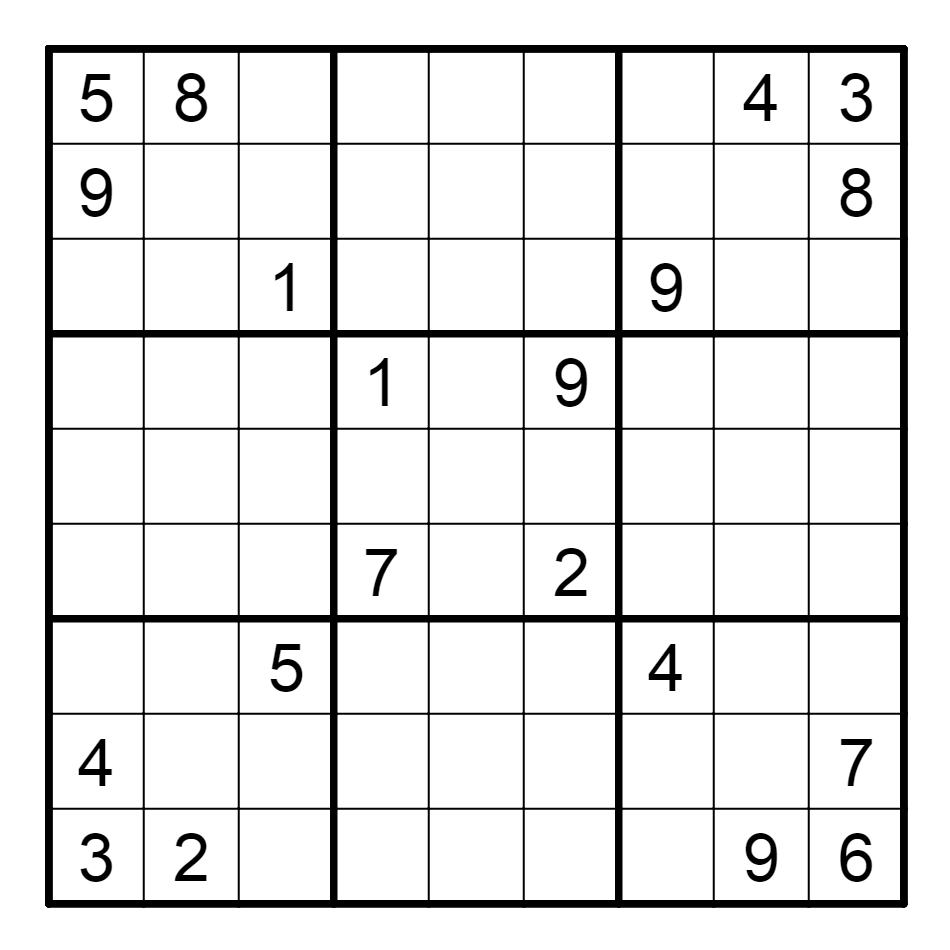
#> input picture Image Processing/Gradyan/sudoku.png, 950 x 950 px
$ python gradyan.py   (older library calls are emulated)
#> lines starting #> are read from the running program, lines starting #| are printed output that depends on the picture
# -*- coding: utf-8 -*-
"""
Created on Sat Mar 19 12:55:50 2022

@author: Erdal
"""

import cv2
import matplotlib.pyplot as plt

img = cv2.imread("sudoku.png", 0)
#> img is the input picture: shape (950, 950); min 0, max 255, mean 231.3
plt.figure(), plt.imshow(img, cmap = "gray"), plt.axis("off"), plt.title("orijinal")

# %% x gradyan
sobelx = cv2.Sobel(img, ddepth = cv2.CV_16S, dx = 1 , dy = 0, ksize = 5)
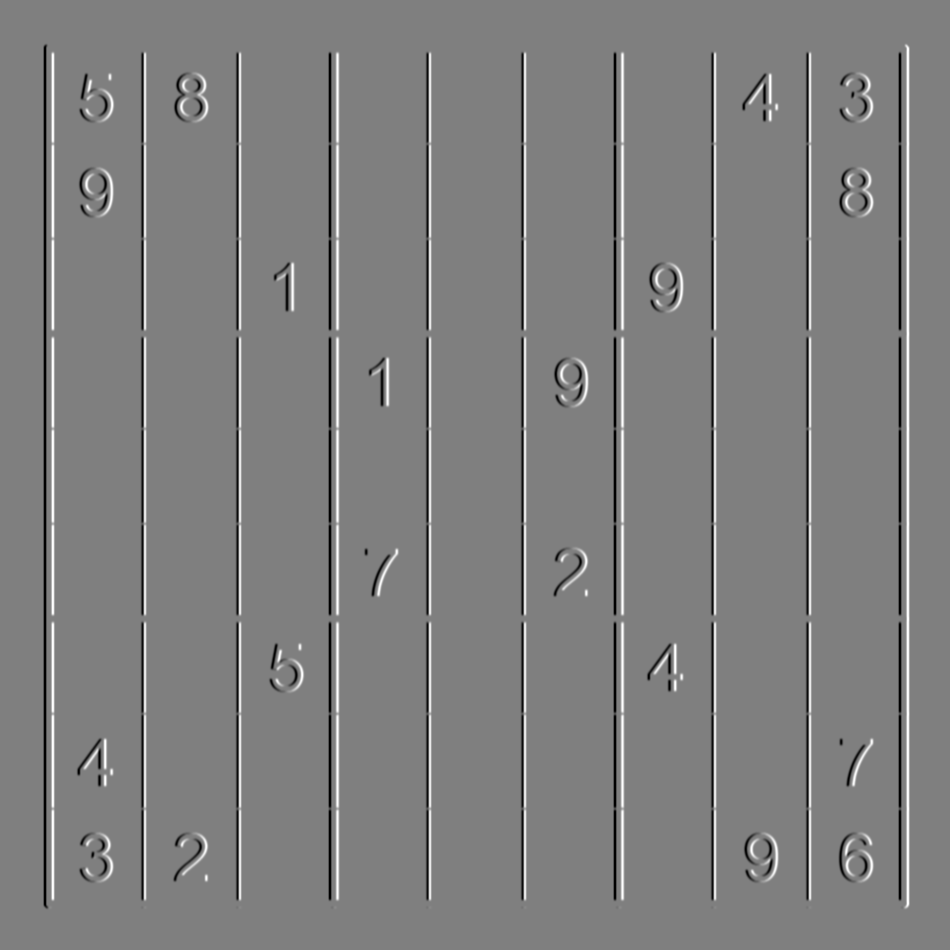
#> sobelx: shape (950, 950) int16; min -12240, max 12240, mean 0; drawn with min black and max white
plt.figure(), plt.imshow(sobelx, cmap = "gray"), plt.axis("off"), plt.title("Sobel X")

# %% y gradyan
sobely = cv2.Sobel(img, ddepth = cv2.CV_16S, dx = 0 , dy = 1, ksize = 5)
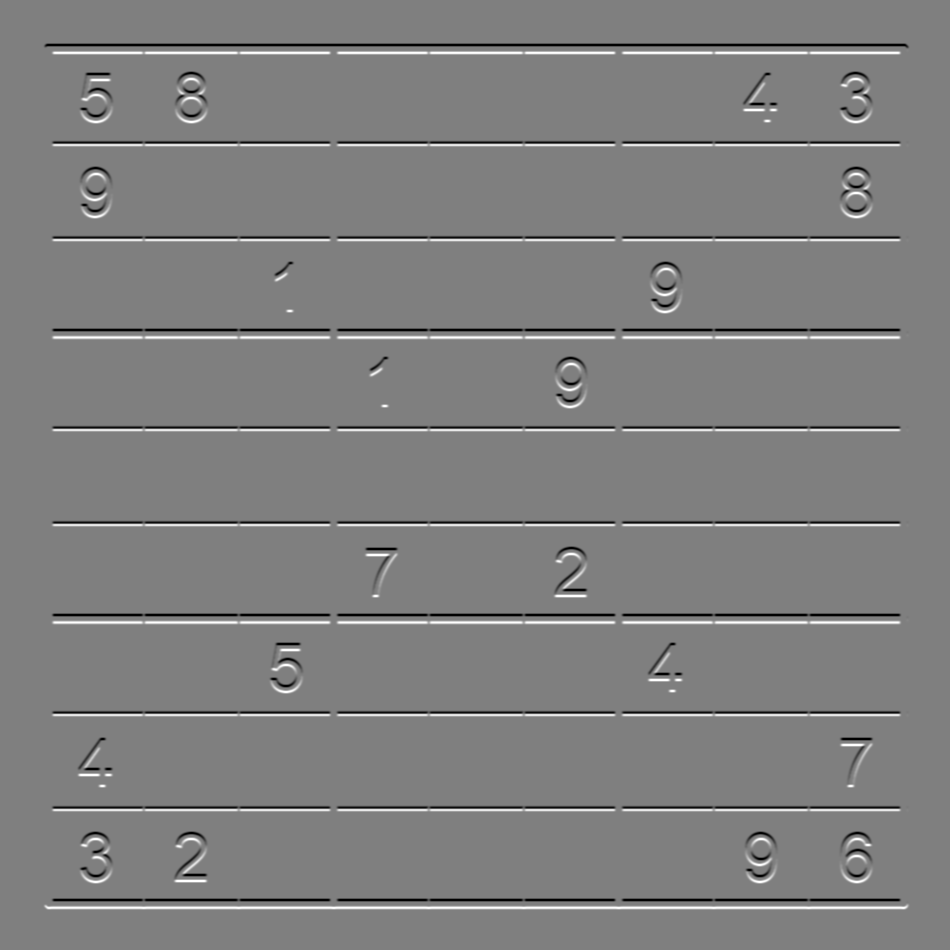
#> sobely: shape (950, 950) int16; min -12240, max 12240, mean 0; drawn with min black and max white
plt.figure(), plt.imshow(sobely, cmap = "gray"), plt.axis("off"), plt.title("Sobel Y")

# %% Laplacian Gradyan
laplacian = cv2.Laplacian(img, ddepth = cv2.CV_16S)
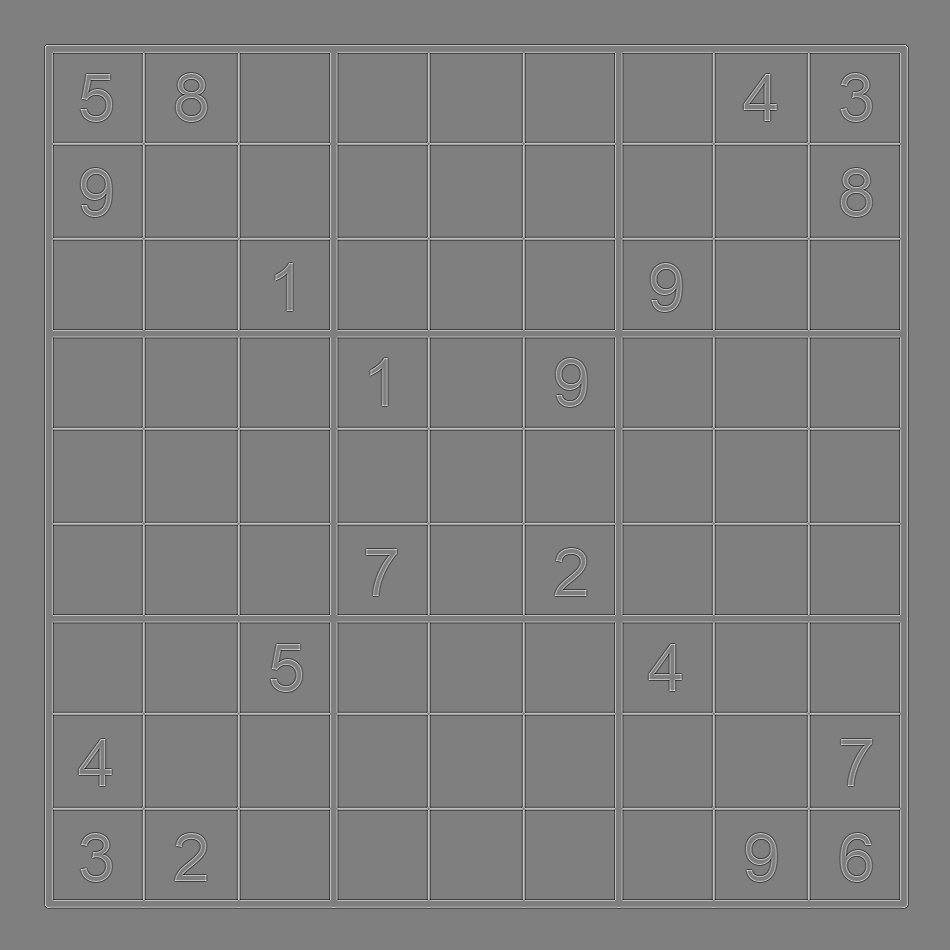
#> laplacian: shape (950, 950) int16; min -510, max 510, mean 0; drawn with min black and max white
plt.figure(), plt.imshow(laplacian, cmap = "gray"), plt.axis("off"), plt.title("Laplacian Gradyan")
